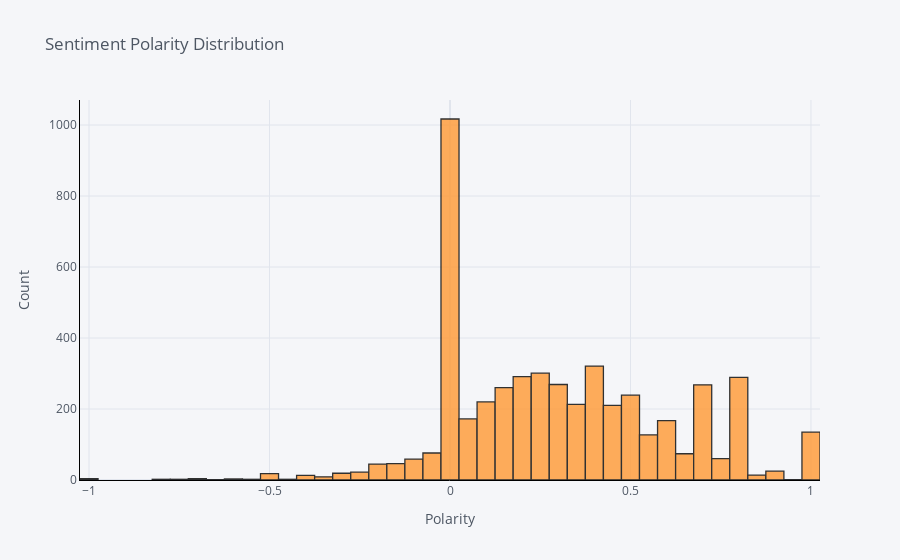

Notebook cell for this chart:
### Code cell
reviews['polarity'].iplot(
    kind = 'hist',
    bins = 50,
    xTitle = 'Polarity',
    linecolor = 'black',
    yTitle = 'Count',
    title = 'Sentiment Polarity Distribution')

### Figure 1 — Plotly figure (JSON) as saved in the notebook; plotly's stock layout.template omitted (floating-point values rounded to 4 significant figures; data arrays with more than 128 entries replaced by an {"elided": "..."} marker saying what was removed)
{"data": [{"histfunc": "count", "histnorm": "", "marker": {"color": "rgba(255, 153, 51, 1.0)", "line": {"color": "#000000", "width": 1.3}}, "name": "polarity", "nbinsx": 50, "opacity": 0.8, "orientation": "v", "type": "histogram", "x": {"elided": "5000 float values"}}], "layout": {"barmode": "overlay", "legend": {"bgcolor": "#F5F6F9", "font": {"color": "#4D5663"}}, "paper_bgcolor": "#F5F6F9", "plot_bgcolor": "#F5F6F9", "title": {"font": {"color": "#4D5663"}, "text": "Sentiment Polarity Distribution"}, "xaxis": {"gridcolor": "#E1E5ED", "linecolor": "black", "showgrid": true, "tickfont": {"color": "#4D5663"}, "title": {"font": {"color": "#4D5663"}, "text": "Polarity"}, "zerolinecolor": "#E1E5ED"}, "yaxis": {"gridcolor": "#E1E5ED", "linecolor": "black", "showgrid": true, "tickfont": {"color": "#4D5663"}, "title": {"font": {"color": "#4D5663"}, "text": "Count"}, "zerolinecolor": "#E1E5ED"}}}
